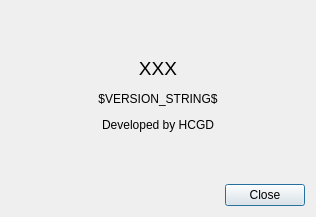
<?xml version="1.0" encoding="UTF-8"?>
<ui version="4.0">
 <class>AboutDialog</class>
 <widget class="QDialog" name="AboutDialog">
  <property name="geometry">
   <rect>
    <x>0</x>
    <y>0</y>
    <width>316</width>
    <height>217</height>
   </rect>
  </property>
  <property name="windowTitle">
   <string>About</string>
  </property>
  <layout class="QVBoxLayout" name="verticalLayout">
   <item>
    <widget class="QLabel" name="lbAbout">
     <property name="sizePolicy">
      <sizepolicy hsizetype="MinimumExpanding" vsizetype="MinimumExpanding">
       <horstretch>0</horstretch>
       <verstretch>0</verstretch>
      </sizepolicy>
     </property>
     <property name="text">
      <string>&lt;html&gt;&lt;head/&gt;&lt;body&gt;&lt;p align=&quot;center&quot;&gt;&lt;span style=&quot; font-size:14pt;&quot;&gt;XXX&lt;/span&gt;&lt;/p&gt;&lt;p align=&quot;center&quot;&gt;$VERSION_STRING$&lt;/p&gt;&lt;p align=&quot;center&quot;&gt;Developed by HCGD&lt;/p&gt;&lt;/body&gt;&lt;/html&gt;</string>
     </property>
     <property name="wordWrap">
      <bool>true</bool>
     </property>
     <property name="openExternalLinks">
      <bool>true</bool>
     </property>
    </widget>
   </item>
   <item>
    <widget class="QDialogButtonBox" name="buttonBox">
     <property name="orientation">
      <enum>Qt::Horizontal</enum>
     </property>
     <property name="standardButtons">
      <set>QDialogButtonBox::Close</set>
     </property>
    </widget>
   </item>
  </layout>
 </widget>
 <resources/>
 <connections>
  <connection>
   <sender>buttonBox</sender>
   <signal>accepted()</signal>
   <receiver>AboutDialog</receiver>
   <slot>accept()</slot>
   <hints>
    <hint type="sourcelabel">
     <x>248</x>
     <y>254</y>
    </hint>
    <hint type="destinationlabel">
     <x>157</x>
     <y>274</y>
    </hint>
   </hints>
  </connection>
  <connection>
   <sender>buttonBox</sender>
   <signal>rejected()</signal>
   <receiver>AboutDialog</receiver>
   <slot>reject()</slot>
   <hints>
    <hint type="sourcelabel">
     <x>316</x>
     <y>260</y>
    </hint>
    <hint type="destinationlabel">
     <x>286</x>
     <y>274</y>
    </hint>
   </hints>
  </connection>
 </connections>
</ui>
